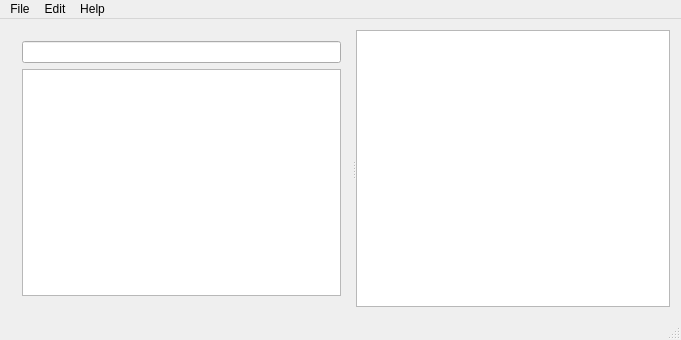
<?xml version="1.0" encoding="UTF-8"?>
<ui version="4.0">
 <class>NotesWindow</class>
 <widget class="QMainWindow" name="NotesWindow">
  <property name="geometry">
   <rect>
    <x>0</x>
    <y>0</y>
    <width>681</width>
    <height>340</height>
   </rect>
  </property>
  <property name="windowTitle">
   <string>NotesWindow</string>
  </property>
  <widget class="QWidget" name="centralWidget">
   <layout class="QHBoxLayout" name="horizontalLayout">
    <item>
     <widget class="QSplitter" name="splitter">
      <property name="orientation">
       <enum>Qt::Horizontal</enum>
      </property>
      <widget class="QWidget" name="">
       <layout class="QVBoxLayout" name="verticalLayout">
        <item>
         <widget class="QLineEdit" name="lineEdit"/>
        </item>
        <item>
         <widget class="QTreeView" name="treeView"/>
        </item>
       </layout>
      </widget>
      <widget class="QTextEdit" name="textEdit"/>
     </widget>
    </item>
   </layout>
  </widget>
  <widget class="QMenuBar" name="menuBar">
   <property name="geometry">
    <rect>
     <x>0</x>
     <y>0</y>
     <width>681</width>
     <height>25</height>
    </rect>
   </property>
   <widget class="QMenu" name="menuFile">
    <property name="title">
     <string>File</string>
    </property>
    <addaction name="actionSave"/>
    <addaction name="separator"/>
    <addaction name="actionQuit"/>
   </widget>
   <widget class="QMenu" name="menuEdit">
    <property name="title">
     <string>Edit</string>
    </property>
    <addaction name="actionCut"/>
    <addaction name="actionCopy"/>
    <addaction name="actionPaste"/>
   </widget>
   <widget class="QMenu" name="menuHelp">
    <property name="title">
     <string>Help</string>
    </property>
    <addaction name="actionAbout"/>
   </widget>
   <addaction name="menuFile"/>
   <addaction name="menuEdit"/>
   <addaction name="menuHelp"/>
  </widget>
  <widget class="QStatusBar" name="statusBar"/>
  <action name="actionAbout">
   <property name="text">
    <string>About</string>
   </property>
  </action>
  <action name="actionCut">
   <property name="text">
    <string>Cut</string>
   </property>
  </action>
  <action name="actionCopy">
   <property name="text">
    <string>Copy</string>
   </property>
  </action>
  <action name="actionPaste">
   <property name="text">
    <string>Paste</string>
   </property>
  </action>
  <action name="actionSave">
   <property name="text">
    <string>Save</string>
   </property>
  </action>
  <action name="actionQuit">
   <property name="text">
    <string>Quit</string>
   </property>
  </action>
 </widget>
 <layoutdefault spacing="6" margin="11"/>
 <resources/>
 <connections/>
</ui>
